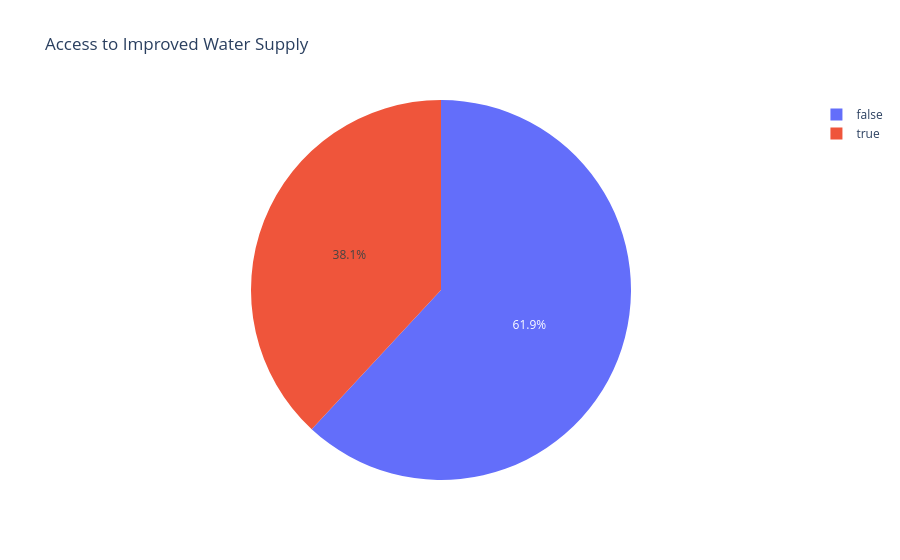
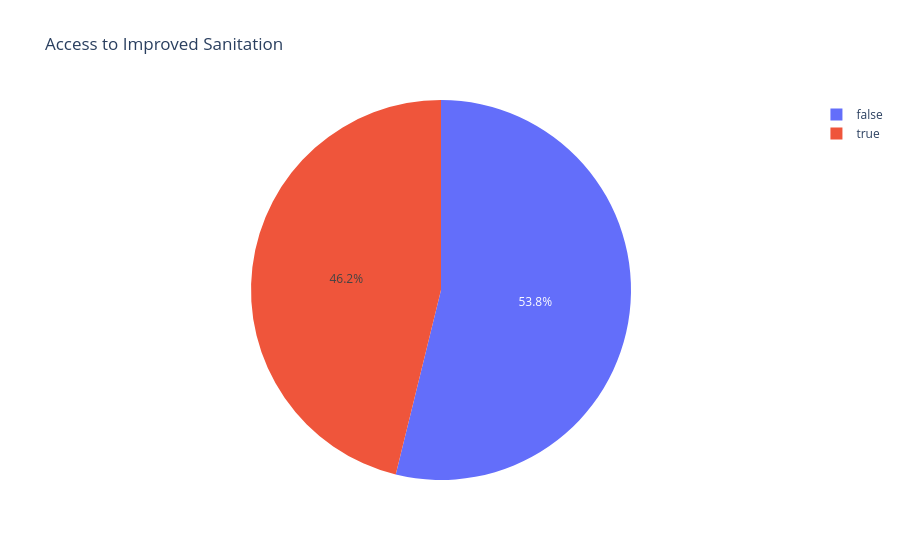

The cell these charts' notebook holds for them, in order:
### Code cell
#Pie chart of water and sanitation access
# Improved Water Supply
water_counts = df['improved_water_supply'].value_counts()

fig_water = px.pie(
    names=[False, True],
    values=[
        water_counts.get(False, 0),
        water_counts.get(True, 0)],
    title='Access to Improved Water Supply'
)

fig_water.show()

# Improved Sanitation
sanitation_counts = df['improved_sanitation'].value_counts()

fig_sanitation = px.pie(
    names=[False, True],
    values=[
        sanitation_counts.get(False, 0),
        sanitation_counts.get(True, 0)
    ],
    title='Access to Improved Sanitation'
)

fig_sanitation.show()

### Figure 1 — Plotly figure (JSON) as saved in the notebook; plotly's stock layout.template omitted (floating-point values rounded to 4 significant figures)
{"data": [{"domain": {"x": [0, 1], "y": [0, 1]}, "hovertemplate": "label=%{label}<br>value=%{value}<extra></extra>", "labels": [false, true], "legendgroup": "", "name": "", "showlegend": true, "type": "pie", "values": [53404, 32853]}], "layout": {"legend": {"tracegroupgap": 0}, "title": {"text": "Access to Improved Water Supply"}}}

### Figure 2 — Plotly figure (JSON) as saved in the notebook; plotly's stock layout.template omitted (floating-point values rounded to 4 significant figures)
{"data": [{"domain": {"x": [0, 1], "y": [0, 1]}, "hovertemplate": "label=%{label}<br>value=%{value}<extra></extra>", "labels": [false, true], "legendgroup": "", "name": "", "showlegend": true, "type": "pie", "values": [46431, 39826]}], "layout": {"legend": {"tracegroupgap": 0}, "title": {"text": "Access to Improved Sanitation"}}}
